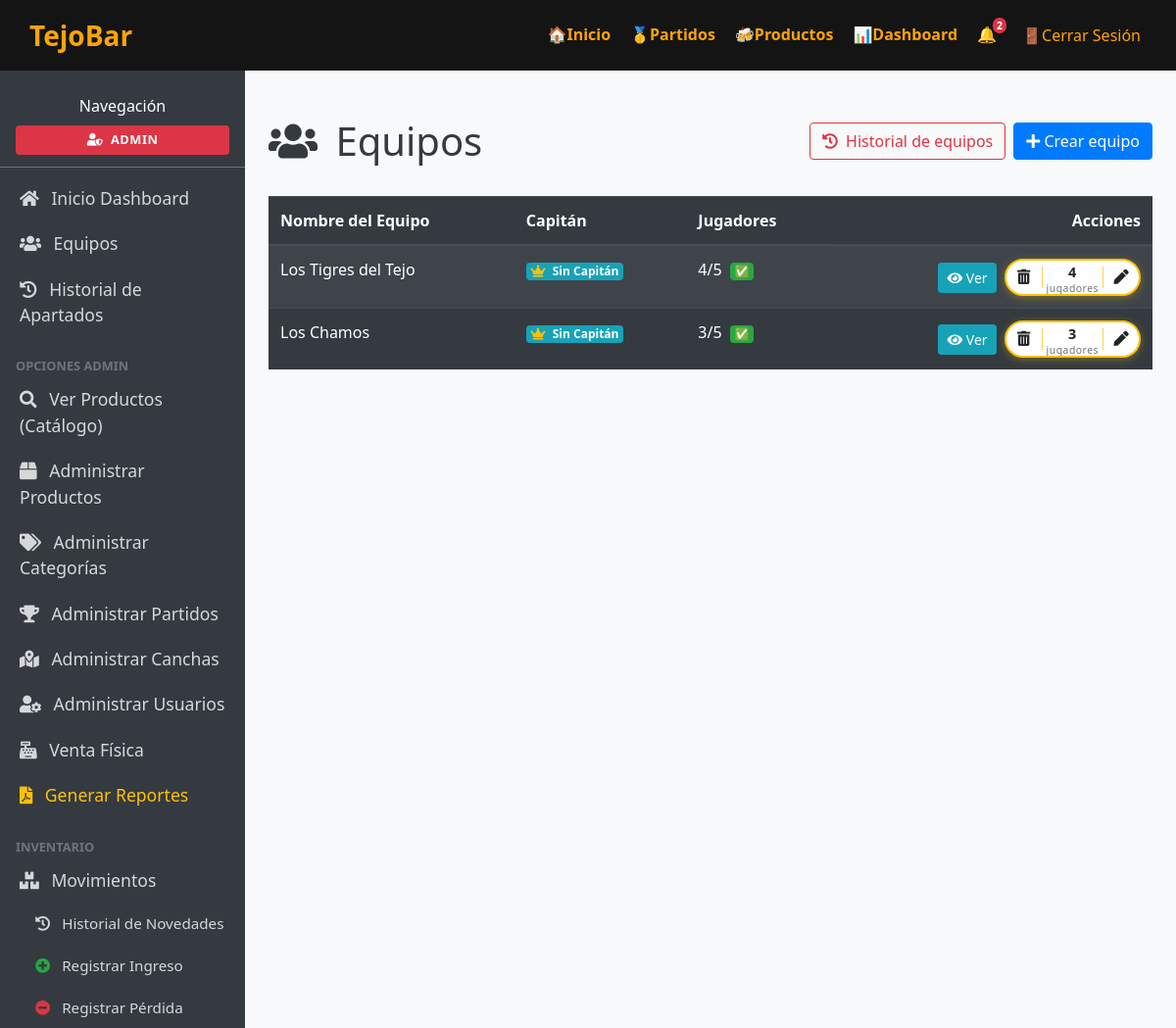
Screenshot of /equipos/ (signed in) with the database file from the repository.
### tejobar_app/models.py (models this page shows, shortened)
class Persona(models.Model):
    ROL_JUGADOR = "jugador"
    ROL_CAPITAN = "capitan"
    ROL_ADMIN = "admin"
    ROL_CHOICES = [
        (ROL_JUGADOR, "Jugador"),
        (ROL_CAPITAN, "Capitán"),
        (ROL_ADMIN, "Admin"),
    ]
    user = models.OneToOneField(
        User, on_delete=models.CASCADE, related_name="persona", null=True, blank=True
    )
    nombre = models.CharField(
        max_length=25,
        validators=[
            MinLengthValidator(2, message="El nombre debe tener al menos 2 caracteres."),
            RegexValidator(
                regex=r'^[a-zA-ZáéíóúÁÉÍÓÚüÜñÑ\s]+$',
                message="El nombre solo puede contener letras y espacios."
            )
        ]
    )
    correo = models.EmailField(unique=True)
    numero = models.CharField(max_length=20)
    rol = models.CharField(max_length=10, choices=ROL_CHOICES, default=ROL_JUGADOR)

class Equipo(models.Model):
    nombre_equipo = models.CharField(max_length=100, unique=True)
    @property
    def capitan_nombre(self) -> str:
        cap = self.equipo_jugadores.filter(es_capitan=True).first()
        if cap:
            return cap.get_nombre()
        return "Sin Capitán"
    @property
    def num_jugadores(self):
        return self.equipo_jugadores.count()
    @property
    def is_completo(self):
        return 3 <= self.num_jugadores <= 5

### tejobar_app/views.py (the view, shortened to what this page needs)
# urls.py: path("equipos/", views.equipo_list, name="equipos_index"),
@login_required
def equipo_list(request: HttpRequest) -> HttpResponse:
    persona = getattr(request.user, "persona", None)
    if not persona:
        messages.error(request, "No tienes un perfil válido.")
        return redirect("tejobar_app:home")
    if persona.rol == Persona.ROL_ADMIN:
        equipos = Equipo.objects.all()
        return render(request, "equipos/index.html", {"equipos": equipos})

### templates/equipos/index.html (shortened to what this page needs)
{% extends "dashboard/base.html" %}
{% block content %}
<div class="d-flex justify-content-between align-items-center mt-4 mb-3">
    <h1 class="mb-0"><i class="fas fa-users mr-2"></i> Equipos</h1>
    <div class="d-flex">
        {% if request.user.persona.rol == 'admin' %}
            <a href="{% url 'tejobar_app:equipos_historial_admin' %}" class="btn btn-outline-danger mr-2">
                <i class="fas fa-history mr-1"></i> Historial de equipos
            </a>
        {% endif %}
        {% if request.user.persona.rol == 'admin' or request.user.persona.rol == 'jugador' and not request.user.persona.jugador.jugador_equipos.exists %}
            <a href="{% url 'tejobar_app:equipos_create' %}" class="btn btn-primary"><i class="fas fa-plus"></i> Crear equipo</a>
        {% endif %}
    </div>
</div>
<div class="table-responsive">
    <table class="table table-dark table-striped table-hover mt-3">
        <thead>
            <tr>
                <th>Nombre del Equipo</th>
                <th>Capitán</th>
                <th>Jugadores</th>
                <th class="text-right">Acciones</th>
            </tr>
        </thead>
    <tbody>
        {% for e in equipos %}
            <tr>
                <td>{{ e.nombre_equipo }}</td>
                <td><span class="badge badge-info"><i class="fas fa-crown text-warning mr-1"></i> {{ e.capitan_nombre }}</span></td>
                <td>
                    {{ e.num_jugadores }}/5
                    {% if e.is_completo %}
                        <span class="badge badge-success ml-1">✅</span>
                    {% elif e.is_excedido %}
                        <span class="badge badge-danger ml-1">⚠ Excedido</span>
                    {% else %}
                        <span class="badge badge-warning text-dark ml-1">⚠ Incompleto</span>
                    {% endif %}
                </td>
                <td class="d-flex align-items-center justify-content-end">
                    <a href="{% url 'tejobar_app:equipos_show' e.pk %}" class="btn btn-sm btn-info mr-2">
                        <i class="fas fa-eye"></i> Ver
                    </a>
                    {% if request.user.persona.rol == 'admin' %}
                        <div class="capsule-action" title="Acciones del equipo">
                            <button
                                type="button"
                                class="capsule-btn delete-btn"
                                title="Eliminar equipo"
                                data-toggle="modal"
                                data-target="#deleteModal{{ e.pk }}"
                                aria-label="Eliminar equipo {{ e.nombre_equipo }}"
                            >
                                <i class="fas fa-trash-alt"></i>
                            </button>
                            <div class="capsule-count" title="{{ e.num_jugadores }} jugadores en el equipo">
                                {{ e.num_jugadores }}
                                <span class="count-label">jugadores</span>
                            </div>
                            <a
                                href="{% url 'tejobar_app:equipos_update' e.pk %}"
                                class="capsule-btn edit-btn"
                                title="Editar / Renombrar equipo"
                                aria-label="Editar equipo {{ e.nombre_equipo }}"
                            >
                                <i class="fas fa-pen"></i>
                            </a>
                        </div>
                    {% endif %}
                </td>
            </tr>
        {% empty %}
            <tr><td colspan="4" class="text-center text-muted py-3">No hay equipos creados.</td></tr>
        {% endfor %}
    </tbody>
    </table>
</div>
{% endblock %}

### templates/dashboard/base.html (shortened to what this page needs)
{% load static %}
<!DOCTYPE html>
<html lang="es">
<head>
    <link rel="stylesheet" href="https://stackpath.bootstrapcdn.com/bootstrap/4.5.2/css/bootstrap.min.css">
    <link rel="stylesheet" href="https://cdnjs.cloudflare.com/ajax/libs/font-awesome/5.15.4/css/all.min.css">
    <link rel="stylesheet" href="{% static 'css/productos.css' %}">
</head>
<body>
    <div class="wrapper">
        <header>
            <div class="logo-container" style="display: flex; align-items: center; gap: 20px;">
                <a href="{% url 'tejobar_app:home' %}" class="logo">TejoBar</a>
            </div>
            <nav>
                <ul class="menu-top">
                    <li><a href="{% url 'tejobar_app:home' %}">🏠Inicio</a></li>
                    <li><a href="{% url 'tejobar_app:partidos_index' %}">🥇Partidos</a></li>
                    <li><a href="{% url 'tejobar_app:productos_index' %}">🍻Productos</a></li>
                    {% if user.is_authenticated %}
                    <li><a href="{% url 'tejobar_app:dashboard' %}">📊Dashboard</a></li>
                    <li class="dropdown">
                        <a href="#" id="notifDropdown" role="button" data-toggle="dropdown" aria-haspopup="true" aria-expanded="false" style="position: relative; display: inline-block;">
                            🔔
                            {% if total_notificaciones > 0 %}
                            <span class="badge badge-danger badge-pill" style="position: absolute; top: -5px; right: -10px; font-size: 0.65rem; padding: 0.25em 0.4em;">{{ total_notificaciones }}</span>
                            {% endif %}
                        </a>
                    </li>
                    <li>
                        <form method="post" action="{% url 'tejobar_app:logout' %}" style="display:inline;">
                            <button type="submit"
                                style="border: none; background: none; color: inherit; text-decoration: none; cursor: pointer;">
                                🚪Cerrar Sesión
                            </button>
                        </form>
                    </li>
                    {% endif %}
                </ul>
            </nav>
        </header>
        <div class="content-wrapper">
            <div class="sidebar d-flex flex-column" id="dashSidebar">
                <div class="px-3 pb-2 mb-2 border-bottom border-secondary text-center">
                    <span class="fs-5 fw-semibold pt-2 d-block text-white">Navegación</span>
                    <div class="mt-2 mb-1">
                        <span class="badge {% if request.user.persona and request.user.persona.rol == 'admin' or request.user.is_superuser %}badge-danger{% elif request.user.persona and request.user.persona.rol == 'capitan' %}badge-warning{% else %}badge-info{% endif %} p-2 w-100 text-uppercase font-weight-bold" style="letter-spacing: 0.5px; font-size: 0.8rem; display: inline-block;">
                            <i class="fas fa-user-shield mr-1"></i> {% if request.user.persona %}{{ request.user.persona.get_rol_display }}{% elif request.user.is_superuser %}Administrador{% else %}Usuario{% endif %}
                        </span>
                    </div>
                </div>
                <ul class="nav nav-pills flex-column mb-auto">
                    <li class="nav-item">
                        <a href="{% url 'tejobar_app:dashboard' %}" class="nav-link">
                            <i class="fas fa-home mr-2"></i> Inicio Dashboard
                        </a>
                    </li>
                    <li class="nav-item">
                        <a href="{% url 'tejobar_app:equipos_index' %}" class="nav-link">
                            <i class="fas fa-users mr-2"></i> Equipos
                        </a>
                    </li>
                    <li class="nav-item">
                        <a href="{% url 'tejobar_app:dashboard_historial' %}" class="nav-link">
                            <i class="fas fa-history mr-2 "></i> Historial de Apartados
                        </a>
                    </li>
                    {% if request.user.persona.rol == "admin" %}
                    <li class="nav-item mt-3">
                        <span class="px-3 text-uppercase text-secondary small font-weight-bold">Opciones Admin</span>
                    </li>
                    <li class="nav-item">
                        <a href="{% url 'tejobar_app:productos_index' %}" class="nav-link">
                            <i class="fas fa-search mr-2"></i> Ver Productos (Catálogo)
                        </a>
                    </li>
                    <li class="nav-item">
                        <a href="{% url 'tejobar_app:admin_productos_index' %}" class="nav-link">
                            <i class="fas fa-box mr-2"></i> Administrar Productos
                        </a>
                    </li>
                    <li class="nav-item">
                        <a href="{% url 'tejobar_app:admin_categorias_index' %}" class="nav-link">
                            <i class="fas fa-tags mr-2"></i> Administrar Categorías
                        </a>
                    </li>
                    <li class="nav-item">
                        <a href="{% url 'tejobar_app:admin_partidos_index' %}" class="nav-link">
                            <i class="fas fa-trophy mr-2"></i> Administrar Partidos
                        </a>
                    </li>
                    <li class="nav-item">
                        <a href="{% url 'tejobar_app:admin_canchas_index' %}" class="nav-link">
                            <i class="fas fa-map-marked-alt mr-2"></i> Administrar Canchas
                        </a>
                    </li>
                    <li class="nav-item">
                        <a href="{% url 'tejobar_app:personas_index' %}" class="nav-link">
                            <i class="fas fa-user-cog mr-2"></i> Administrar Usuarios
                        </a>
                    </li>
                    <li class="nav-item">
                        <a href="{% url 'tejobar_app:admin_venta_directa' %}" class="nav-link">
                            <i class="fas fa-cash-register mr-2"></i> Venta Física
                        </a>
                    </li>
                    <li class="nav-item">
                        <a href="{% url 'tejobar_app:generar_reportes' %}" class="nav-link text-warning">
                            <i class="fas fa-file-pdf mr-2"></i> Generar Reportes
                        </a>
                    </li>
                    <li class="nav-item mt-3">
                        <span class="px-3 text-uppercase text-secondary small font-weight-bold">Inventario</span>
                    </li>
                    <li class="nav-item">
                        <a href="{% url 'tejobar_app:inventario_movimientos' %}" class="nav-link">
                            <i class="fas fa-boxes mr-2"></i> Movimientos
                        </a>
                    </li>
                    <li class="nav-item pl-3">
                        <a href="{% url 'tejobar_app:admin_novedades_index' %}" class="nav-link" style="font-size: 0.95rem;">
                            <i class="fas fa-history mr-2"></i> Historial de Novedades
                        </a>
                    </li>
                    <li class="nav-item pl-3">
                        <a href="{% url 'tejobar_app:inventario_ingreso' %}" class="nav-link" style="font-size: 0.95rem;">
                            <i class="fas fa-plus-circle text-success mr-2"></i> Registrar Ingreso
                        </a>
                    </li>
                    <li class="nav-item pl-3">
                        <a href="{% url 'tejobar_app:inventario_perdida' %}" class="nav-link" style="font-size: 0.95rem;">
                            <i class="fas fa-minus-circle text-danger mr-2"></i> Registrar Pérdida
                        </a>
                    </li>
                    {% endif %}
                </ul>
            </div>
            <div class="main-content p-4 text-dark">
                {% block content %}{% endblock %}
            </div>
        </div>
    </div>
</body>
</html>

### rows the page displays
Equipo: nombre_equipo "Los Tigres del Tejo", capitan_nombre "Sin Capitán", num_jugadores "4"
Equipo: nombre_equipo "Los Chamos", capitan_nombre "Sin Capitán", num_jugadores "3"

### other values shown
{{ total_notificaciones }} "2"
{{ request.user.persona.get_rol_display }} "ADMIN"
